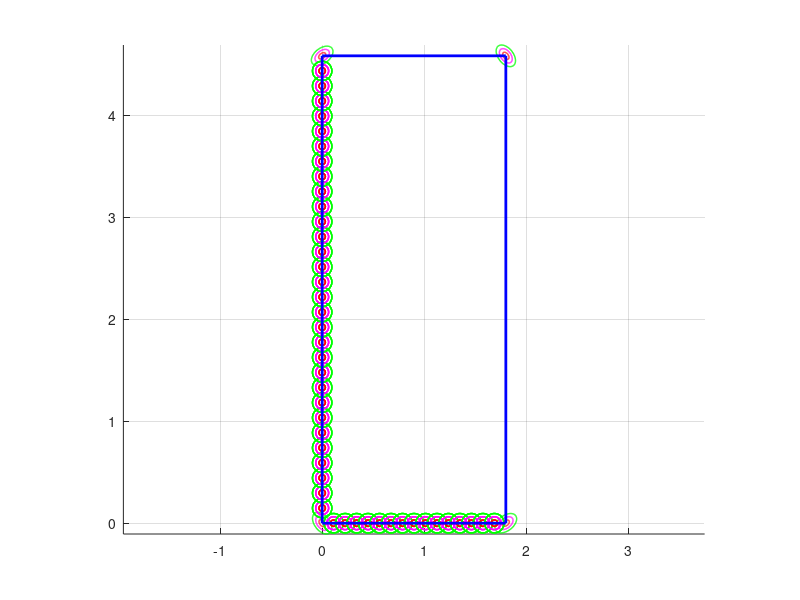

Recreate this plot in MATLAB. (Note: this script raises an error after producing the figure.)
% Look at modelling the density of an extended target
figure('Position',[600 250 1000 800])
L = 4.58; % meters
B = 1.80; % meters
%


means = zeros(2,4);
covs  = zeros(2,2,4);

% Place corner gaussians

sbl = [0 0]'; % L bottom left corner
Pbl = 0.01*[0.1 0;
    -0.1 0.1];

sbr = [B 0]'; % L bottom right corner
Pbr = 0.01*[0.1 0.1;
    0   0.1];

sul = [0 L]'; % L upper left corner
Pul = 0.01*[0.1 0.1;
    0   0.1];

sur = [B L]'; % L upper right corner
Pur = 0.01*[0.1 0;
    -0.1 0.1];

means(:,1) = sbl;
means(:,2) = sbr;
means(:,3) = sul;
means(:,4) = sur;

covs(:,:,1) = Pbl;
covs(:,:,2) = Pbr;
covs(:,:,3) = Pul;
covs(:,:,4) = Pur;

hold on
n = 100; % Number of grid points
phi = linspace(0,2*pi,100); % Create grid in interval [0,2*pi] 4
% Sigma ellipse
Col = ['r', 'm','g'];

for j = 1:length(means)
    for sig = 1:3
        x = repmat(means(:,j),1,n)+sig*sqrtm(covs(:,:,j))*[cos(phi);sin(phi)]; % Equation(12) in HA1 document
        plot(x(1,:),x(2,:),Col(sig),'LineWidth',1)
    end
end
K = 30;
lDiff = L/(K+1);
bDiff = B/(K/2+1);

Lmeans = zeros(2,K);
Lcovs = zeros(2,2,K);
Bmeans = zeros(2,K);
Bcovs = zeros(2,2,K);

for k = 1:K/2
    sb = [bDiff*k 0]'; % L bottom left corner    
    Pb = 0.01*[0.1 0;
               0   0.1];
    Bmeans(:,k) = sb;
    Bcovs(:,:,k) = Pb;
    
           
    hold on;grid on
    n = 100; % Number of grid points
    phi = linspace(0,2*pi,100); % Create grid in interval [0,2*pi] 4
    % Sigma ellipse
    Col = ['r', 'm','g'];
    
    for j = 1:length(means)
        for sig = 1:3
            x = repmat(sb,1,n)+sig*sqrtm(Pb)*[cos(phi);sin(phi)]; % Equation(12) in HA1 document
            plot(x(1,:),x(2,:),Col(sig),'LineWidth',1)            
        end
    end
    
end

for k = 1:K
    sl = [0 lDiff*k]'; % L bottom left corner    
    Pl = 0.01*[0.1 0;
               0   0.1];
    
    Lmeans(:,k) = sl;
    Lcovs(:,:,k) = Pl; 
    
    hold on
    n = 100; % Number of grid points
    phi = linspace(0,2*pi,100); % Create grid in interval [0,2*pi] 4
    % Sigma ellipse
    Col = ['r', 'm','g'];
    
    for j = 1:length(means)
        for sig = 1:3
            x = repmat(sl,1,n)+sig*sqrtm(Pl)*[cos(phi);sin(phi)]; % Equation(12) in HA1 document
            plot(x(1,:),x(2,:),Col(sig),'LineWidth',1)
        end
    end
end

X = [0 0 B B 0;
    0 L L 0 0]';
plot(X(:,1),X(:,2),'b','LineWidth',2)
axis equal
%axis([-2 8 -2 8])


%% Try to rotate 

phi = angle(4)%pi/4;

R = [cos(phi) -sin(phi); sin(phi) cos(phi)];


for k = 1:K
    
    Lmeans(:,k) = R*Lmeans(:,k) + [xc;yc];
    %Lcovs(:,:,k) = R*Lcovs(:,:,k);
    
    Bmeans(:,k) = R*Bmeans(:,k) + [xc;yc];
    %Bcovs(:,:,k) = R*Bcovs(:,:,k);
end


%%

figure(f)
hold on

for k = 1:K

    n = 100; % Number of grid points
    phi = linspace(0,2*pi,100); % Create grid in interval [0,2*pi] 4
    % Sigma ellipse
    Col = ['r', 'm','c'];
    
    for j = 1:length(means)
        for sig = 1:3
            x = repmat(Lmeans(:,k),1,n)+sig*sqrtm(Lcovs(:,:,k))*[cos(phi);sin(phi)]; % Equation(12) in HA1 document
            plot(x(1,:),x(2,:),Col(sig),'LineWidth',1)
        end
    end
end


for k = 1:K/2

    hold on;grid on
    n = 100; % Number of grid points
    phi = linspace(0,2*pi,100); % Create grid in interval [0,2*pi] 4
    % Sigma ellipse
    Col = ['r', 'm','c'];
    
    for j = 1:length(means)
        for sig = 1:3
            x = repmat(Bmeans(:,k),1,n)+sig*sqrtm(Bcovs(:,:,k))*[cos(phi);sin(phi)]; % Equation(12) in HA1 document
            plot(x(1,:),x(2,:),Col(sig),'LineWidth',1)            
        end
    end
    
end




%%

